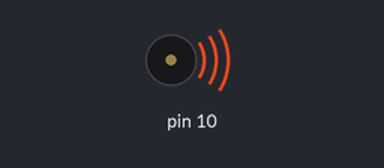
Simulated run of this sketch. Board: Arduino Uno, built with avr-gcc and run on an emulated ATmega328P. Shown: buzzer (waves = sounding).

Above: at 0.12 s.
At 6.5 s:
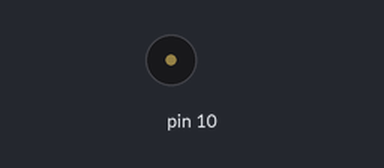
Timing chart, 0 to 15.1 s (numbered marks = the images above):
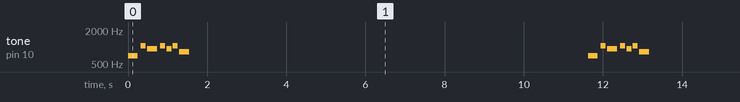

Measured:
- by itself, tone on pin 10: repeats every 11.6 s: silent 0.08 s, 1047 Hz 0.13 s, silent 0.04 s, 932 Hz 0.25 s, silent 0.08 s, 1047 Hz 0.13 s, silent 0.04 s, 932 Hz 0.13 s, silent 0.04 s, 1047 Hz 0.13 s, silent 0.04 s, 831 Hz 0.25 s, silent 10.1 s, 698 Hz 0.25 s

The sketch:

tone_generate.ino
```cpp
/*tone generate.
  created by SriTu Tech team.
  Read the code below and use it for any of your creation
*/

#include "pitches.h"//tone library

void setup() {
  //Don't need setup function

}

void loop() {
  //Toneone();
  //delay(10000);

  //Tonetwo();
  //delay(10000);
  //Tonethree();
  //delay(10000);
  Tonefour();//uncomment this tone
  delay(10000);
}

void Toneone() {
  int melody[] = { //tone array
    NOTE_C4, NOTE_G3, NOTE_G3, NOTE_A3, NOTE_G3, 0,
    NOTE_B3, NOTE_B3, NOTE_B3, NOTE_B3, NOTE_A3, NOTE_G3,
    NOTE_B3, NOTE_B3, NOTE_B3, NOTE_B3, NOTE_A3, NOTE_G3,
    NOTE_C4, NOTE_G3, NOTE_G3, NOTE_G3, 0
  };

  int noteDurations[] = {4, 8, 8, 4, 4, 4, 8, 8, 8, 8, 4, 4, 8, 8, 8, 8, 4, 4, 4, 8, 8, 4, 4};

  for (int thisNote = 0; thisNote < 23; thisNote++) {
    int noteDuration = 1000 / noteDurations[thisNote];
    tone(10, melody[thisNote], noteDuration); //play tone
    int pauseBetweenNotes = noteDuration * 1.30;
    delay(pauseBetweenNotes);//delay
    noTone(10);//tone off
  }
}
void Tonetwo() {
  int melody2[] = {NOTE_GS7, NOTE_DS8, NOTE_GS7, 0, NOTE_DS8, NOTE_DS8, 0, NOTE_GS7, NOTE_GS7};

  int noteDurations[] = {4, 8, 8, 4, 8, 8, 4, 4, 4};

  for (int thisNote = 0; thisNote < 9; thisNote++) {
    int noteDuration = 1000 / noteDurations[thisNote];
    tone(10, melody2[thisNote], noteDuration);
    int pauseBetweenNotes = noteDuration * 1.30;
    delay(pauseBetweenNotes);
    noTone(10);
  }

}
void Tonethree() {
  int melody3[] = {NOTE_GS6, NOTE_A6, NOTE_AS6, NOTE_B6, NOTE_C7,
                   NOTE_CS7, NOTE_D7, NOTE_DS7, NOTE_E7
                  };

  int noteDurations[] = {4, 8, 8, 4, 8, 8, 4, 4, 4};

  for (int thisNote = 0; thisNote < 9; thisNote++) {
    int noteDuration = 1000 / noteDurations[thisNote];
    tone(10, melody3[thisNote], noteDuration);
    int pauseBetweenNotes = noteDuration * 1.30;
    delay(pauseBetweenNotes);
    noTone(10);
  }

}

void Tonefour() {
  int melody4[] = {  NOTE_F5, NOTE_C6, NOTE_AS5, NOTE_C6, NOTE_AS5, NOTE_C6, NOTE_GS5,
                     NOTE_AS5, NOTE_C6, NOTE_AS5, NOTE_GS5, NOTE_FS5, NOTE_F5, NOTE_C6,
                     NOTE_AS5, NOTE_C6, NOTE_AS5, NOTE_C6, NOTE_GS5, NOTE_AS5, NOTE_C6,
                     NOTE_AS5, NOTE_F5, NOTE_C6, NOTE_AS5, NOTE_C6, NOTE_AS5, NOTE_C6,
                     NOTE_GS5, NOTE_AS5, NOTE_C6, NOTE_AS5, NOTE_GS5, NOTE_FS5, NOTE_DS5,
                     NOTE_F5, NOTE_FS5, NOTE_GS5, NOTE_FS5, NOTE_F5, NOTE_DS5, NOTE_FS5, NOTE_F5
                  };

  int noteDurations[] = {4, 8, 4, 8, 8, 8, 4, 4, 8, 8, 4, 8, 8, 4, 8, 4, 8, 8, 8, 4, 8, 8, 2, 4, 8, 4, 8, 8, 8, 4, 8, 8, 4, 8, 8, 4, 8, 8, 4, 8, 8, 4, 8, 2};

  for (int thisNote = 0; thisNote < 7; thisNote++) {
    int noteDuration = 1000 / noteDurations[thisNote];
    tone(10, melody4[thisNote], noteDuration);
    int pauseBetweenNotes = noteDuration * 1.30;
    delay(pauseBetweenNotes);
    noTone(10);
  }

}
```

pitches.h
```cpp
/*************************************************
 * Public Constants
 *************************************************/

#define NOTE_B0  31
#define NOTE_C1  33
#define NOTE_CS1 35
#define NOTE_D1  37
#define NOTE_DS1 39
#define NOTE_E1  41
#define NOTE_F1  44
#define NOTE_FS1 46
#define NOTE_G1  49
#define NOTE_GS1 52
#define NOTE_A1  55
#define NOTE_AS1 58
#define NOTE_B1  62
#define NOTE_C2  65
#define NOTE_CS2 69
#define NOTE_D2  73
#define NOTE_DS2 78
#define NOTE_E2  82
#define NOTE_F2  87
#define NOTE_FS2 93
#define NOTE_G2  98
#define NOTE_GS2 104
#define NOTE_A2  110
#define NOTE_AS2 117
#define NOTE_B2  123
#define NOTE_C3  131
#define NOTE_CS3 139
#define NOTE_D3  147
#define NOTE_DS3 156
#define NOTE_E3  165
#define NOTE_F3  175
#define NOTE_FS3 185
#define NOTE_G3  196
#define NOTE_GS3 208
#define NOTE_A3  220
#define NOTE_AS3 233
#define NOTE_B3  247
#define NOTE_C4  262
#define NOTE_CS4 277
#define NOTE_D4  294
#define NOTE_DS4 311
#define NOTE_E4  330
#define NOTE_F4  349
#define NOTE_FS4 370
#define NOTE_G4  392
#define NOTE_GS4 415
#define NOTE_A4  440
#define NOTE_AS4 466
#define NOTE_B4  494
#define NOTE_C5  523
#define NOTE_CS5 554
#define NOTE_D5  587
#define NOTE_DS5 622
#define NOTE_E5  659
#define NOTE_F5  698
#define NOTE_FS5 740
#define NOTE_G5  784
#define NOTE_GS5 831
#define NOTE_A5  880
#define NOTE_AS5 932
#define NOTE_B5  988
#define NOTE_C6  1047
#define NOTE_CS6 1109
#define NOTE_D6  1175
#define NOTE_DS6 1245
#define NOTE_E6  1319
#define NOTE_F6  1397
#define NOTE_FS6 1480
#define NOTE_G6  1568
#define NOTE_GS6 1661
#define NOTE_A6  1760
#define NOTE_AS6 1865
#define NOTE_B6  1976
#define NOTE_C7  2093
#define NOTE_CS7 2217
#define NOTE_D7  2349
#define NOTE_DS7 2489
#define NOTE_E7  2637
#define NOTE_F7  2794
#define NOTE_FS7 2960
#define NOTE_G7  3136
#define NOTE_GS7 3322
#define NOTE_A7  3520
#define NOTE_AS7 3729
#define NOTE_B7  3951
#define NOTE_C8  4186
#define NOTE_CS8 4435
#define NOTE_D8  4699
#define NOTE_DS8 4978
 
```
